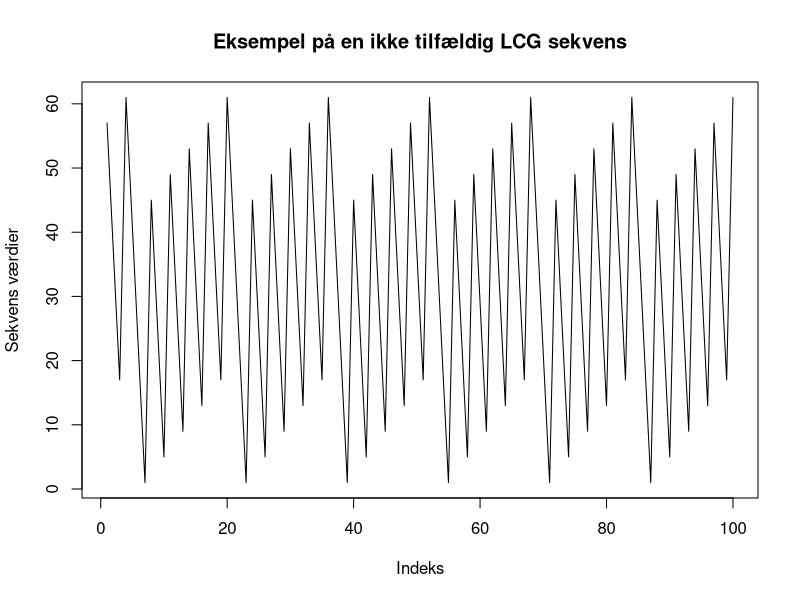
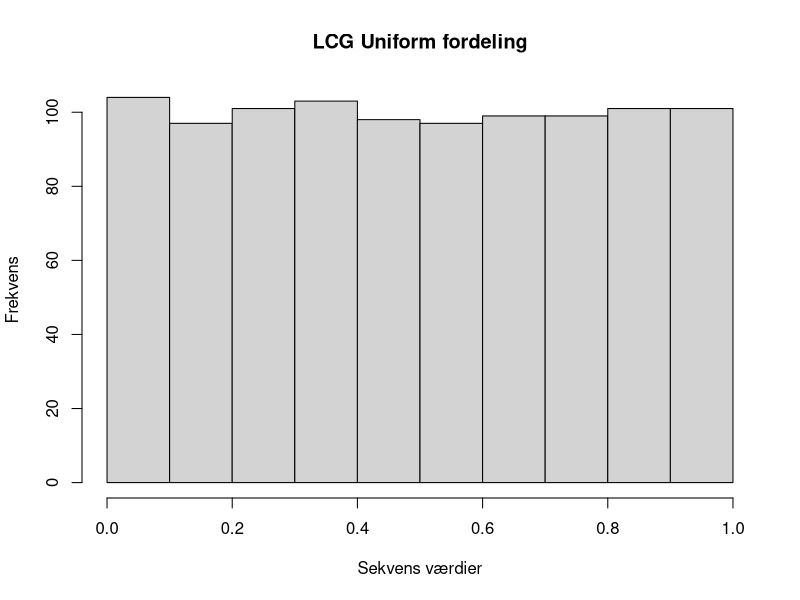
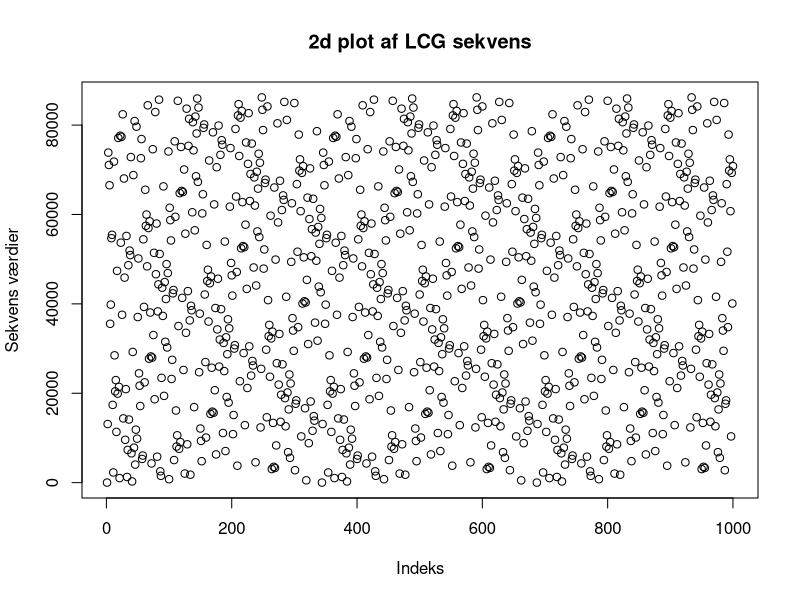
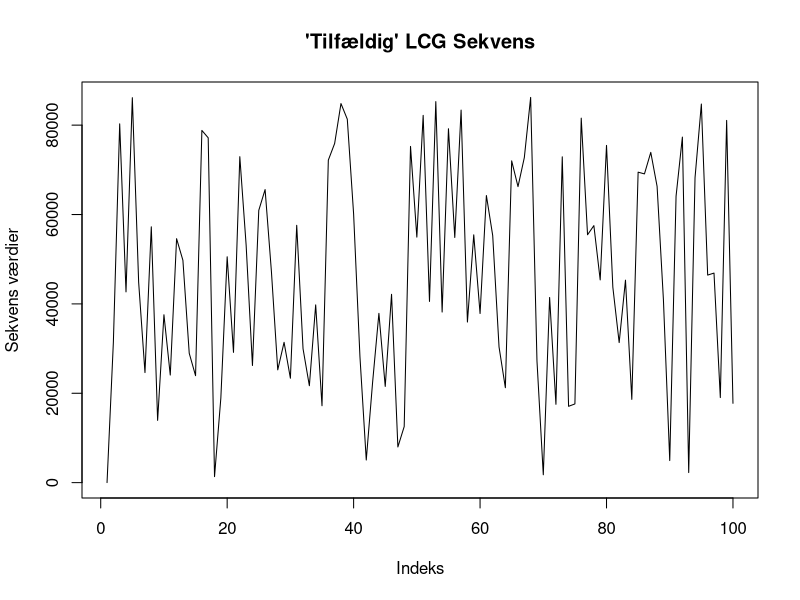
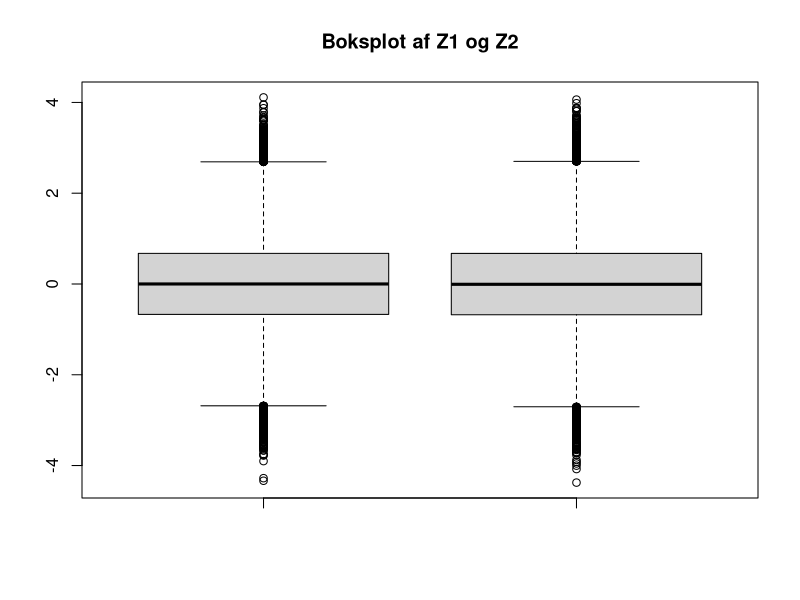
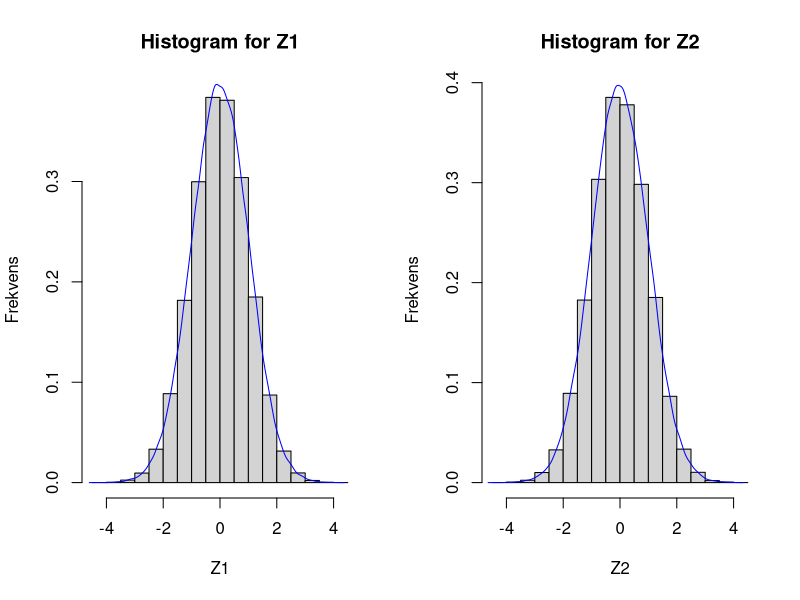
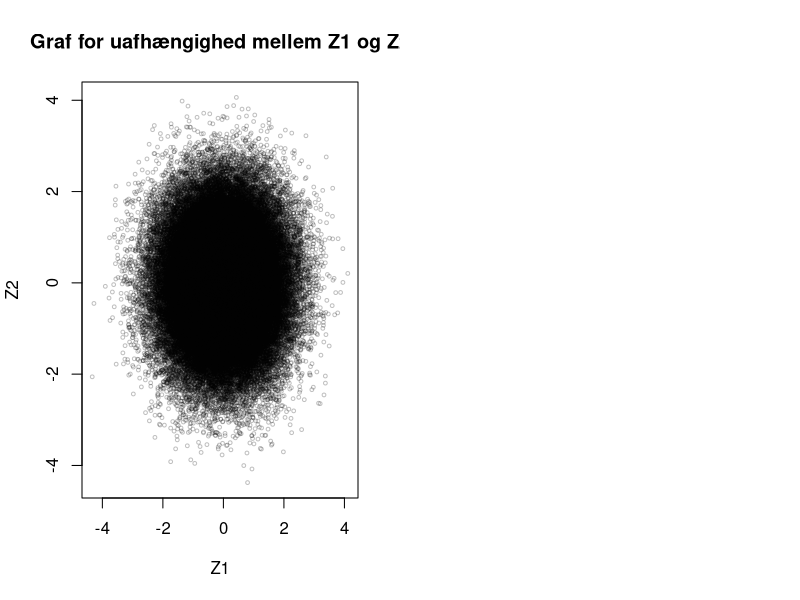

These figures' R source, in order:
## ---- chunk 1
lcg <- function(m, a, c, seed, n) {
  #M er modulus, a er faktoren, c er tilvæksten, seed er startværdien og n er antal rekursioner.
  
  r <- numeric(n) #Definerer en ny variabel r, som er den numeriske værdi af n.
  r[1] <- seed #Angiver startpunktet. 
  
  for (i in 1: (n-1)) {
  r[i + 1] <- (a * r[i] + c) %% m
  
}
 return(r)
}
## ---- chunk 2
lcg1 <- lcg(64, 33, 12, 57, 17)
lcg1
## ---- chunk 3
lcg1_plot <- lcg(64, 33, 12, 57, 100)
plot(lcg1_plot, main = "Eksempel på en ikke tilfældig LCG sekvens", 
     xlab = "Indeks", ylab = "Sekvens værdier", type = "l")
## ---- chunk 4
lcg2 <- lcg(86436, 1093, 0, 12, 1000)

hist((lcg2 + 0.05)/ 86436, main = "LCG Uniform fordeling", 
     xlab = "Sekvens værdier", ylab = "Frekvens")
## ---- chunk 5
plot(lcg2, main = "2d plot af LCG sekvens", xlab = "Indeks", 
     ylab = "Sekvens værdier")
## ---- chunk 6
lcg3 <- lcg(86436, 1093, 18257, 12, 100)

plot(lcg3, main = "'Tilfældig' LCG Sekvens", xlab = "Indeks", 
     ylab = "Sekvens værdier", type = "l")
## ---- chunk 7
U1 <- runif(n = 100000, min = 0, max = 1)
U2 <- runif(n = 100000, min = 0, max = 1)
## ---- chunk 8
Z1 <- sqrt(-2*log(U1))*cos(2*pi*U2)
Z2 <- sqrt(-2*log(U1))*sin(2*pi*U2)
## ---- chunk 9
boxplot(Z1, Z2, main = "Boksplot af Z1 og Z2")
## ---- chunk 10
mean_Z1 <- mean(Z1)
median_Z1 <- median(Z1)

mean_Z2 <- mean(Z2)
median_Z2 <- median(Z2)


## ---- chunk 11
OutVals1 <- boxplot(Z1, plot = FALSE)$out
outliers_Z1 <- length(OutVals1)

OutVals2 <- boxplot(Z2, plot = FALSE)$out
outliers_Z2 <- length(OutVals2)

outliers_andel_Z1 <- outliers_Z1/length(Z1)
outliers_andel_Z2 <- outliers_Z2/length(Z2)
## ---- chunk 12

par(mfrow = c(1,2))
hist(Z1, main = "Histogram for Z1", ylab = "Frekvens", prob = TRUE)
lines(density(Z1), col = "blue")

hist(Z2, main = "Histogram for Z2", ylab = "Frekvens", prob = TRUE)
lines(density(Z2), col = "blue")

## ---- chunk 13
plot(Z2 ~ Z1, main = "Graf for uafhængighed mellem Z1 og Z2", 
     col = rgb(red = 0, green = 0, blue = 0, alpha = 0.25), 
     pch = 1, cex = 0.5)

## ---- chunk 14
cor(Z1, Z2)
